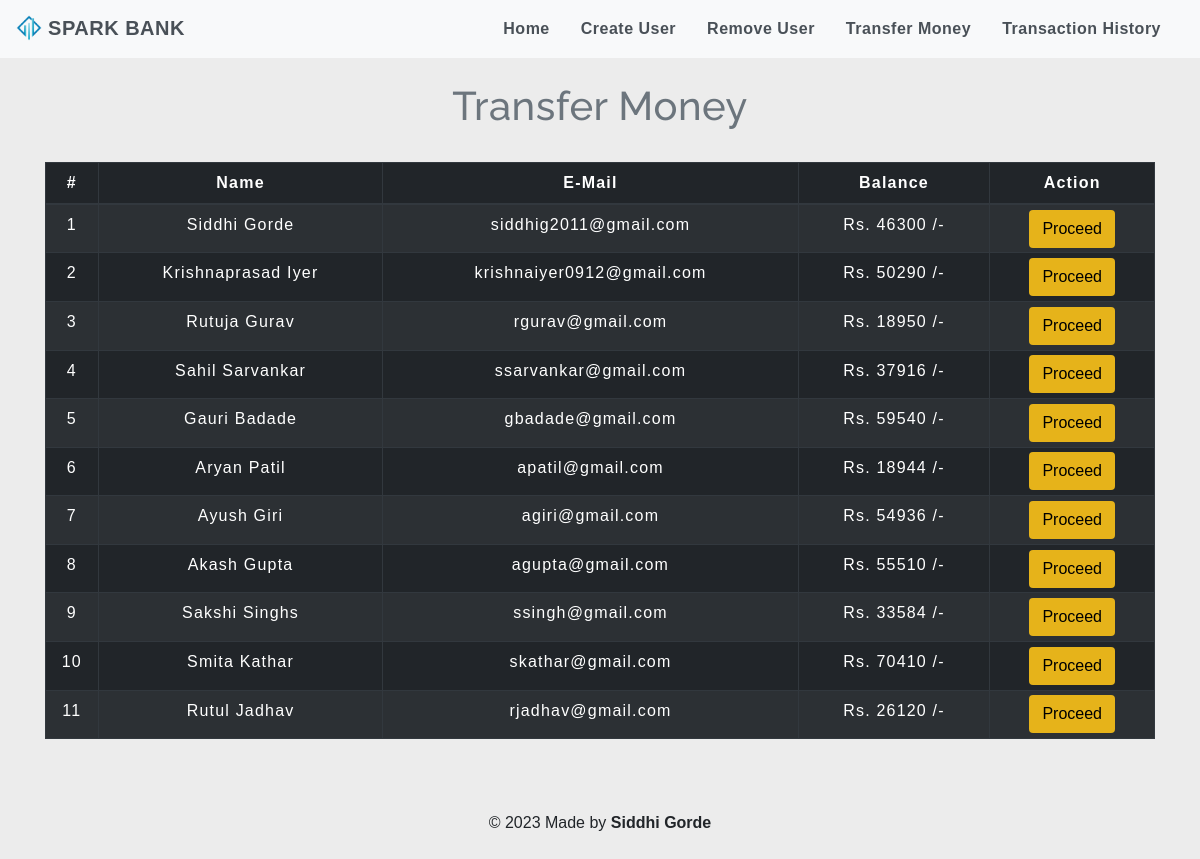
The app's page /transfermoney.php with its own data.
### tables this page shows
CREATE TABLE `users` (
  `id` int(3) NOT NULL,
  `name` text NOT NULL,
  `email` varchar(30) NOT NULL,
  `gender` varchar(155) NOT NULL,
  `balance` int(8) NOT NULL
);

### transfermoney.php (the view, shortened to what this page needs)
<!DOCTYPE html>
<html lang="en">
<head>
    <link rel="stylesheet" href="https://maxcdn.bootstrapcdn.com/bootstrap/4.0.0/css/bootstrap.min.css">
    <link rel="stylesheet" type="text/css" href="css/table.css">
    <link rel="stylesheet" type="text/css" href="css/navbar.css">
</head>
<body style="background-color : #ececec;">
<?php
    include 'config.php';
    $sql = "SELECT * FROM users";
    $result = mysqli_query($conn,$sql);
?>
<?php
  include 'navbar.php';
?>
<div class="container">
        <h2 class="text-center pt-4" style="color : #6c757d;">Transfer Money</h2>
        <br>
            <div class="row">
                <div class="col">
                    <div class="table-responsive-sm">
                    <table class="table table-hover table-sm table-striped table-condensed table-bordered table-dark" style="border-color:white;">
                        <thead style="color : white;">
                            <tr>
                            <th scope="col" class="text-center py-2">#</th>
                            <th scope="col" class="text-center py-2">Name</th>
                            <th scope="col" class="text-center py-2">E-Mail</th>
                            <th scope="col" class="text-center py-2">Balance</th>
                            <th scope="col" class="text-center py-2">Action</th>
                            </tr>
                        </thead>
                        <tbody>
                <?php
                    $cnt=1;
                    while($rows=mysqli_fetch_assoc($result)){
                ?>
                    <tr style="color : white;">
                        <td class="py-2"><?php echo $cnt;; ?></td>
                        <td class="py-2"><?php echo $rows['name']?></td>
                        <td class="py-2"><?php echo $rows['email']?></td>
                        <td class="py-2">Rs. <?php echo $rows['balance']?> /-</td>
                        <td><a href="selecteduserdetail.php?id= <?php echo $rows['id'] ;?>"> <button type="button" class="btn" style="background-color : #e6b31a;" style="border-radius:0%;">Proceed</button></a></td>
                    </tr>
                <?php
                $cnt=$cnt+1;
                    }
                ?>
                        </tbody>
                    </table>
                    </div>
                </div>
            </div>
         </div>
         <footer class="text-center mt-5 py-2">
            <p>&copy 2023 Made by <b>Siddhi Gorde</b></p>
        </footer>
</body>
</html>

### css/table.css (style rules this page uses)
* { padding: 0; margin: 0; box-sizing: border-box; font-family: sans-serif; }
h2 { font-size: 40px; }
table { letter-spacing: 1.2px; }
td { text-align: center; }
button { border:none; background: #d9d9d9; transition: 1s; }

### css/navbar.css (style rules this page uses)
h2 { color: #4C4B4B; letter-spacing: 0.5px; font-family: raleway; }

### transfermoney.php (style rules this page uses)
button { transition: 1.5s; }

### records on screen
users: name "Siddhi Gorde", email "siddhig2011@gmail.com", balance "46300"
users: name "Krishnaprasad Iyer", email "krishnaiyer0912@gmail.com", balance "50290"
users: name "Rutuja Gurav", email "rgurav@gmail.com", balance "18950"
users: name "Sahil Sarvankar", email "ssarvankar@gmail.com", balance "37916"
users: name "Gauri Badade", email "gbadade@gmail.com", balance "59540"
users: name "Aryan Patil", email "apatil@gmail.com", balance "18944"
users: name "Ayush Giri", email "agiri@gmail.com", balance "54936"
users: name "Akash Gupta", email "agupta@gmail.com", balance "55510"
users: name "Sakshi Singhs", email "ssingh@gmail.com", balance "33584"
users: name "Smita Kathar", email "skathar@gmail.com", balance "70410"
users: name "Rutul Jadhav", email "rjadhav@gmail.com", balance "26120"
